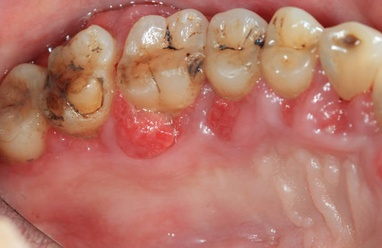
#> input picture cliniq/Oral-Dental/oral-detect/oral_yolo_dataset/Data/images/train/(115).jpg, 382 x 248 px, shrunk from 612 x 397 before the run; its folder holds only this picture in this run
$ python eda.py
#> lines starting #> are read from the running program, lines starting #| are printed output that depends on the picture
import os
import glob
import random
import numpy as np
import matplotlib.pyplot as plt
import seaborn as sns
from collections import Counter
from tqdm import tqdm
from PIL import Image, ImageDraw, ImageFont

# --- CONFIGURATION ---
BASE_DIR = "/N/scratch/moabouag/grazpedwri/dataset_v2"
OUTPUT_DIR = os.path.join(BASE_DIR, "eda_output")
TRAIN_IMG_DIR = os.path.join(BASE_DIR, "images", "train")
TRAIN_LBL_DIR = os.path.join(BASE_DIR, "labels", "train")
VAL_IMG_DIR = os.path.join(BASE_DIR, "images", "val")
VAL_LBL_DIR = os.path.join(BASE_DIR, "labels", "val")

# Class ID map (assuming standard grazing ids for display if known, else numeric)
# Based on previous context, we have classes 0-7 remaining after removing text(8)
CLASS_NAMES = {
    0: "wrist", 1: "fingers", 2: "humerus", 3: "radius",
    4: "ulna", 5: "metacarpal", 6: "distal_phalanx", 7: "proximal_phalanx"
    # Note: These are PLACEHOLDERS. If actual names aren't known, we use ID.
    # The user has NOT provided a class map. I will use "Class X" if not found.
}

def parse_label_file(path):
    """
    Parses a YOLO format label file.
    Returns list of [class_id, x_center, y_center, width, height]
    """
    boxes = []
    if os.path.exists(path):
        with open(path, 'r') as f:
            for line in f:
                parts = line.strip().split()
                if len(parts) >= 5:
                    boxes.append([int(parts[0])] + [float(x) for x in parts[1:5]])
    return boxes

def analyze_split(name, img_dir, lbl_dir):
#> called with name = 'Train'
    print(f"Analyzing {name} split...")

    img_files = sorted(glob.glob(os.path.join(img_dir, "*.*")))
    # Filter for image extensions to be safe
    img_files = [f for f in img_files if f.lower().endswith(('.jpg', '.png', '.jpeg', '.bmp', '.tif'))]

    class_counts = Counter()
    bbox_areas = []
    bbox_aspect_ratios = []
    bbox_counts_per_image = []
    all_centers_x = []
    all_centers_y = []

    label_missing = 0

    for img_path in tqdm(img_files, desc=f"Scanning {name}"):
        basename = os.path.splitext(os.path.basename(img_path))[0]
        lbl_path = os.path.join(lbl_dir, basename + ".txt")

        if not os.path.exists(lbl_path):
            label_missing += 1
            bbox_counts_per_image.append(0)
            continue

        boxes = parse_label_file(lbl_path)
        bbox_counts_per_image.append(len(boxes))

        for b in boxes:
            cid, xc, yc, w, h = b
            class_counts[cid] += 1
            bbox_areas.append(w * h)
            if h > 0:
                bbox_aspect_ratios.append(w / h)
            all_centers_x.append(xc)
            all_centers_y.append(yc)

    print(f"  Images: {len(img_files)}")
    print(f"  Labels missing: {label_missing}")
    print(f"  Total boxes: {len(bbox_areas)}")

    return {
        "class_counts": class_counts,
        "bbox_areas": bbox_areas,
        "bbox_aspect_ratios": bbox_aspect_ratios,
        "bbox_counts_per_image": bbox_counts_per_image,
        "centers_x": all_centers_x,
        "centers_y": all_centers_y,
        "img_files": img_files,
        "lbl_dir": lbl_dir
    }

def plot_class_distributions(train_data, val_data, output_path):
    plt.figure(figsize=(12, 6))

    # Merge keys to get all classes
    all_classes = sorted(list(set(train_data['class_counts'].keys()) | set(val_data['class_counts'].keys())))

    train_counts = [train_data['class_counts'][c] for c in all_classes]
    val_counts = [val_data['class_counts'][c] for c in all_classes]

    x = np.arange(len(all_classes))
    width = 0.35

    plt.bar(x - width/2, train_counts, width, label='Train')
    plt.bar(x + width/2, val_counts, width, label='Validation')

    plt.xlabel('Class ID')
    plt.ylabel('Count')
    plt.title('Class Distribution: Train vs Val')
    plt.xticks(x, [str(c) for c in all_classes])
    plt.legend()
    plt.grid(axis='y', linestyle='--', alpha=0.7)

    plt.savefig(output_path)
    plt.close()

def plot_heatmap(data, title, output_path):
    if not data['centers_x']:
        return

    plt.figure(figsize=(8, 8))
    # Invert Y to match image coordinates (0,0 top left) usually visualized as such,
    # but heatmap follows plot axes (0,0 bottom left).
    # YOLO coords: 0,0 top-left (usually). But simple scatter:

    plt.hist2d(data['centers_x'], data['centers_y'], bins=64, cmap='hot', range=[[0, 1], [0, 1]])
    plt.colorbar(label='Frequency')
    plt.title(f'{title} Object Center Heatmap')
    plt.xlabel('X (Normalized)')
    plt.ylabel('Y (Normalized)')
    # Invert Y axis to match image coordinate system
    plt.gca().invert_yaxis()

    plt.savefig(output_path)
    plt.close()

def plot_box_stats(data, title, output_path):
#> called with title = 'Train'
    fig, ax = plt.subplots(1, 3, figsize=(18, 5))

    # Areas
    sns.histplot(data['bbox_areas'], bins=50, ax=ax[0], kde=True)
    ax[0].set_title(f'{title} BBox Areas (Norm)')
    ax[0].set_xlabel('Area (w*h)')

    # Aspect Ratios
    sns.histplot(data['bbox_aspect_ratios'], bins=50, ax=ax[1], kde=True)
    ax[1].set_title(f'{title} Aspect Ratios (w/h)')
    ax[1].set_xlabel('Ratio')
    ax[1].axvline(1.0, color='r', linestyle='--')

    # Count per image
    sns.histplot(data['bbox_counts_per_image'], bins=range(min(data['bbox_counts_per_image'] or [0]), max(data['bbox_counts_per_image'] or [0]) + 2), ax=ax[2], kde=False)
    ax[2].set_title(f'{title} Objects per Image')
    ax[2].set_xlabel('Count')

    plt.tight_layout()
    plt.savefig(output_path)
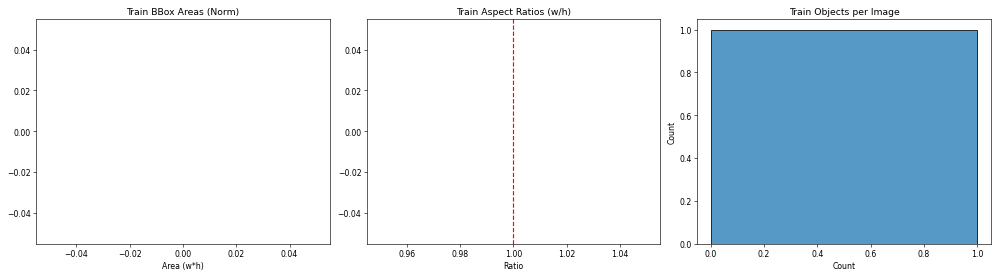
#> figure drawn by matplotlib, 2 panels
    plt.close()

def visualize_samples(img_files, lbl_dir, n, title, output_path):
    # Pick n random images
#> called with n = 9, title = 'Train Samples'
    if len(img_files) < n:
        n = len(img_files)

    samples = random.sample(img_files, n)

    # Grid size (trying to be square)
    cols = int(np.ceil(np.sqrt(n)))
    rows = int(np.ceil(n / cols))

    fig, axes = plt.subplots(rows, cols, figsize=(4*cols, 4*rows))
    if n == 1: axes = [axes]
    else: axes = axes.flatten()

    for i, img_path in enumerate(samples):
        # Load image

        try:
            img = Image.open(img_path)
#> img is the input picture: PIL image 382x248 RGB; mean R, G, B 181.5, 117.7, 102.6

            # Normalize 16-bit images
            if img.mode == 'I' or img.mode == 'I;16':
                arr = np.array(img).astype(float)
                # Linear normalization to 0-255
                arr = (arr - arr.min()) / (arr.max() - arr.min() + 1e-5) * 255
                img = Image.fromarray(arr.astype(np.uint8)).convert("RGB")
            else:
                img = img.convert("RGB")

            draw = ImageDraw.Draw(img)
            w_img, h_img = img.size
#> w_img = 382; h_img = 248

            # Load Label
            basename = os.path.splitext(os.path.basename(img_path))[0]
            lbl_path = os.path.join(lbl_dir, basename + ".txt")
            boxes = parse_label_file(lbl_path)

            for b in boxes:
                cid, xc, yc, bw, bh = b

                # Convert normalized xywh to pixel xyxy
                x1 = (xc - bw/2) * w_img
                y1 = (yc - bh/2) * h_img
                x2 = (xc + bw/2) * w_img
                y2 = (yc + bh/2) * h_img

                draw.rectangle([x1, y1, x2, y2], outline="red", width=3)

                # Label
                # draw.text((x1, y1), str(cid), fill="red") # simple text

            axes[i].imshow(img)
            axes[i].set_title(os.path.basename(img_path))
            axes[i].axis('off')

        except Exception as e:
            print(f"Error visualizing {img_path}: {e}")

    # Hide unused axes
    for j in range(i+1, len(axes)):
        axes[j].axis('off')

    plt.suptitle(title)
    plt.tight_layout()
    plt.savefig(output_path)
    plt.close()

def main():
    print("--- Starting EDA ---")
    os.makedirs(OUTPUT_DIR, exist_ok=True)

    # 1. Analyze Train
    train_data = analyze_split("Train", TRAIN_IMG_DIR, TRAIN_LBL_DIR)

    # 2. Analyze Val
    val_data = analyze_split("Val", VAL_IMG_DIR, VAL_LBL_DIR)

    # 3. Plots
    print("Generating plots...")

    # Distribution
    plot_class_distributions(train_data, val_data, os.path.join(OUTPUT_DIR, "class_distribution.png"))

    # Train Stats
    plot_heatmap(train_data, "Train", os.path.join(OUTPUT_DIR, "train_heatmap.png"))
    plot_box_stats(train_data, "Train", os.path.join(OUTPUT_DIR, "train_box_stats.png"))

    # Val Stats
    plot_heatmap(val_data, "Val", os.path.join(OUTPUT_DIR, "val_heatmap.png"))
    plot_box_stats(val_data, "Val", os.path.join(OUTPUT_DIR, "val_box_stats.png"))

    # 4. Visualizations
    print("Generating sample visualizations...")
    visualize_samples(train_data['img_files'], TRAIN_LBL_DIR, 9, "Train Samples", os.path.join(OUTPUT_DIR, "train_samples.png"))
    visualize_samples(val_data['img_files'], VAL_LBL_DIR, 9, "Val Samples", os.path.join(OUTPUT_DIR, "val_samples.png"))
#> call 2 of visualize_samples, with n = 9, title = 'Val Samples'
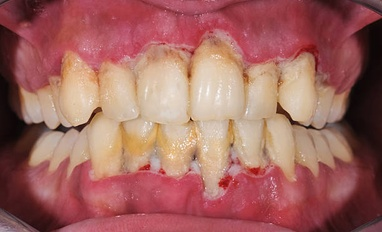
#> input picture cliniq/Oral-Dental/oral-detect/oral_yolo_dataset/Data/images/val/(135).jpg, 382 x 232 px, shrunk from 612 x 372 before the run
#> in visualize_samples, img is the input picture: PIL image 382x232 RGB; mean R, G, B 161.8, 102.2, 96.2

    print(f"\nEDA Complete. Results saved to {OUTPUT_DIR}")

if __name__ == "__main__":
    main()
